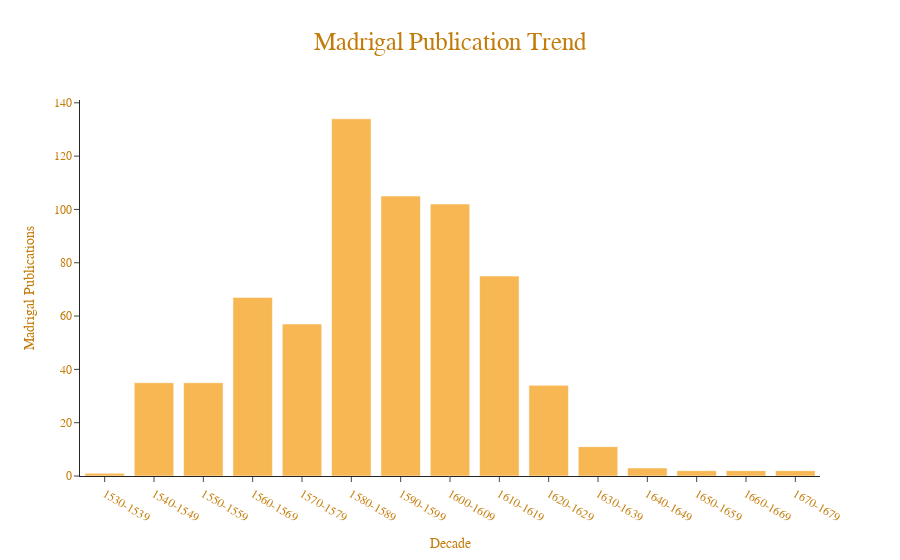

Write notebook code for a chart like this one.
### Code cell
viz7 = px.bar(yyy, x='Decade', y='Madrigal Publications', title='Madrigal Publication Trend',
             template='simple_white', hover_name="Decade", hover_data={'Decade':False})


viz7.update_traces(marker_color= "#f7b753")
viz7.layout.title.font = dict(
                        color='#c37c09', family='Trebuchet MS', size=25)
# align plot title
viz7.layout.title.x = 0.5
viz7.layout.title.xanchor = 'center'

viz7.layout.font = dict(
                    family='Trebuchet MS', color='#c37c09')

viz7.layout.hoverlabel.bgcolor = '#ffffff'
viz7.layout.hoverlabel.bordercolor = '#c37c09'
# viz1.layout.hoverlabel.
viz7.layout.hoverlabel.font = dict(
                                color='#c37c09', family='Trebuchet MS')
viz7

### Figure 1 — Plotly figure (JSON) as saved in the notebook; plotly's stock layout.template omitted (floating-point values rounded to 4 significant figures)
{"data": [{"alignmentgroup": "True", "hovertemplate": "<b>%{hovertext}</b><br><br>Madrigal Publications=%{y}<extra></extra>", "hovertext": ["1530-1539", "1540-1549", "1550-1559", "1560-1569", "1570-1579", "1580-1589", "1590-1599", "1600-1609", "1610-1619", "1620-1629", "1630-1639", "1640-1649", "1650-1659", "1660-1669", "1670-1679"], "legendgroup": "", "marker": {"color": "#f7b753", "pattern": {"shape": ""}}, "name": "", "offsetgroup": "", "orientation": "v", "showlegend": false, "textposition": "auto", "type": "bar", "x": ["1530-1539", "1540-1549", "1550-1559", "1560-1569", "1570-1579", "1580-1589", "1590-1599", "1600-1609", "1610-1619", "1620-1629", "1630-1639", "1640-1649", "1650-1659", "1660-1669", "1670-1679"], "xaxis": "x", "y": [1, 35, 35, 67, 57, 134, 105, 102, 75, 34, 11, 3, 2, 2, 2], "yaxis": "y"}], "layout": {"barmode": "relative", "font": {"color": "#c37c09", "family": "Trebuchet MS"}, "hoverlabel": {"bgcolor": "#ffffff", "bordercolor": "#c37c09", "font": {"color": "#c37c09", "family": "Trebuchet MS"}}, "legend": {"tracegroupgap": 0}, "title": {"font": {"color": "#c37c09", "family": "Trebuchet MS", "size": 25}, "text": "Madrigal Publication Trend", "x": 0.5, "xanchor": "center"}, "xaxis": {"anchor": "y", "domain": [0, 1], "title": {"text": "Decade"}}, "yaxis": {"anchor": "x", "domain": [0, 1], "title": {"text": "Madrigal Publications"}}}}
